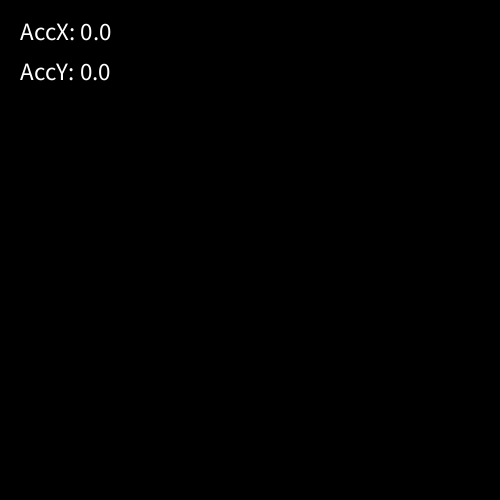
Frame 1 (no input)
Frame 60 (the mouse pressed at the canvas centre just before this capture): identical to frame 1, image omitted
Frame 120 (the mouse held since frame 60 and released just before this capture): identical to frame 1, image omitted

The Processing sketch that drew this single still picture (run headless with seeded random() and noise(); from frame 60 on, the mouse is pressed at the canvas centre):

// Processing sketch: w03_20_acceleration_acc
// ── w03_20_acceleration_acc.pde
// IMA NYU Shanghai
// Kinetic Interfaces
// MOQN
// Feb 7 2016

float mouseAccX = 0;
float mouseAccY = 0;

void setup() {
  size(500, 500);
  frameRate(5);
}


void draw() {
  background(0);

  // distance == speed (Pixel per Frame)
  float distance = dist(pmouseX, pmouseY, mouseX, mouseY);

  float thickness = map(distance, 0, 100, 0, 30);
  strokeWeight(thickness);
  stroke(255);
  line(pmouseX, pmouseY, mouseX, mouseY);

  mouseAccX = mouseX - pmouseX;
  mouseAccY = mouseY - pmouseY;

  textSize(25);
  text("AccX: " + mouseAccX, 20, 40);
  text("AccY: " + mouseAccY, 20, 40+40);
}
